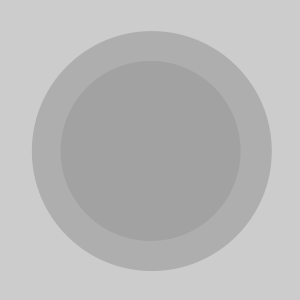
Frame 1 (no input)
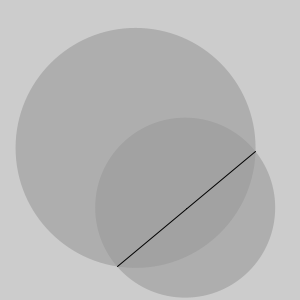
Frame 60 (the mouse pressed at the canvas centre just before this capture)
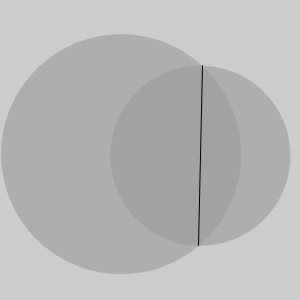
Frame 120 (the mouse held since frame 60 and released just before this capture)

The Processing sketch that drew these frames (run headless with seeded random() and noise(); from frame 60 on, the mouse is pressed at the canvas centre):

// Processing sketch: bit2atom_20201108_Structure3_process_evolution_04
// ── bit2atom_20201108_Structure3_process_evolution_04.pde
/* 
 
   Structure 3 (work in progress) 
   
   A surface filled with one hundred medium to small sized circles. 
   Each circle has a different size and direction, but moves at the same slow rate. 
   Display: 
   A. The instantaneous intersections of the circles 
   B. The aggregate intersections of the circles 
 
   Implemented by Casey Reas <http://groupc.net> 
   Uses circle intersection code from William Ngan <http://metaphorical.net> 
   Processing v.68 <http://processing.org> 
 
*/ 
 
 
Circle circleA, circleB; 
 
void setup() 
{ 
  size( 300, 300 ); 
  frameRate( 30 ); 
 
  circleA = new Circle( 150, 150, 90 ); 
  circleB = new Circle( 150, 150, 120 ); 
 
  ellipseMode(CENTER); 
  rectMode(CENTER); 
  noStroke(); 
  //smooth(); 
} 
 
 
void draw() 
{ 
  
  background(204); 
  
  circleA.update(); 
  circleB.update(); 
    
  fill( 153, 150 ); 
  noStroke(); 
  ellipse( circleA.x, circleA.y, circleA.r*2, circleA.r*2 ); 
  ellipse( circleB.x, circleB.y, circleB.r*2, circleB.r*2 ); 
  
  intersect( circleA, circleB ); 
} 
 
 
class Circle 
{ 
  float x, y, r, r2; 
  float xspeed, xdir; 
  float yspeed, ydir; 
 
  Circle( float px, float py, float pr ) { 
    x = px; 
    y = py; 
    r = pr; 
    r2 = r*r; 
    xspeed = random(-2.0, 2.0); 
    yspeed = random(-2.0, 2.0); 
    xdir = 1; 
    ydir = -1; 
  } 
  
  void update() { 
  
    x += xspeed * xdir; 
    if(x > width - r || x < r) { 
      xdir = xdir * -1; 
    } 
    
    y += yspeed * ydir; 
    if(y > width - r || y < r) { 
      ydir = ydir * -1; 
    } 
    
  } 
} 
 
 
void intersect( Circle cA, Circle cB ) { 
 
  float dx = cA.x - cB.x; 
  float dy = cA.y - cB.y; 
  float d2 = dx*dx + dy*dy; 
  float d = sqrt( d2 ); 
 
  if ( d>cA.r+cB.r || d<abs(cA.r-cB.r) ) return; // no solution 
  
  float a = (cA.r2 - cB.r2 + d2) / (2*d); 
  float h = sqrt( cA.r2 - a*a ); 
  float x2 = cA.x + a*(cB.x - cA.x)/d; 
  float y2 = cA.y + a*(cB.y - cA.y)/d; 
 
  //stroke(0, 0, 0, 26); 
  stroke(0); 
  point(x2, y2); 
 
  float paX = x2 + h*(cB.y - cA.y)/d; 
  float paY = y2 - h*(cB.x - cA.x)/d; 
  float pbX = x2 - h*(cB.y - cA.y)/d; 
  float pbY = y2 + h*(cB.x - cA.x)/d; 
 
  line(paX, paY, pbX, pbY); 
  //ellipse( paX, paY, 10, 10 ); 
  //ellipse( pbX, pbY, 10, 10 ); 
 
}
